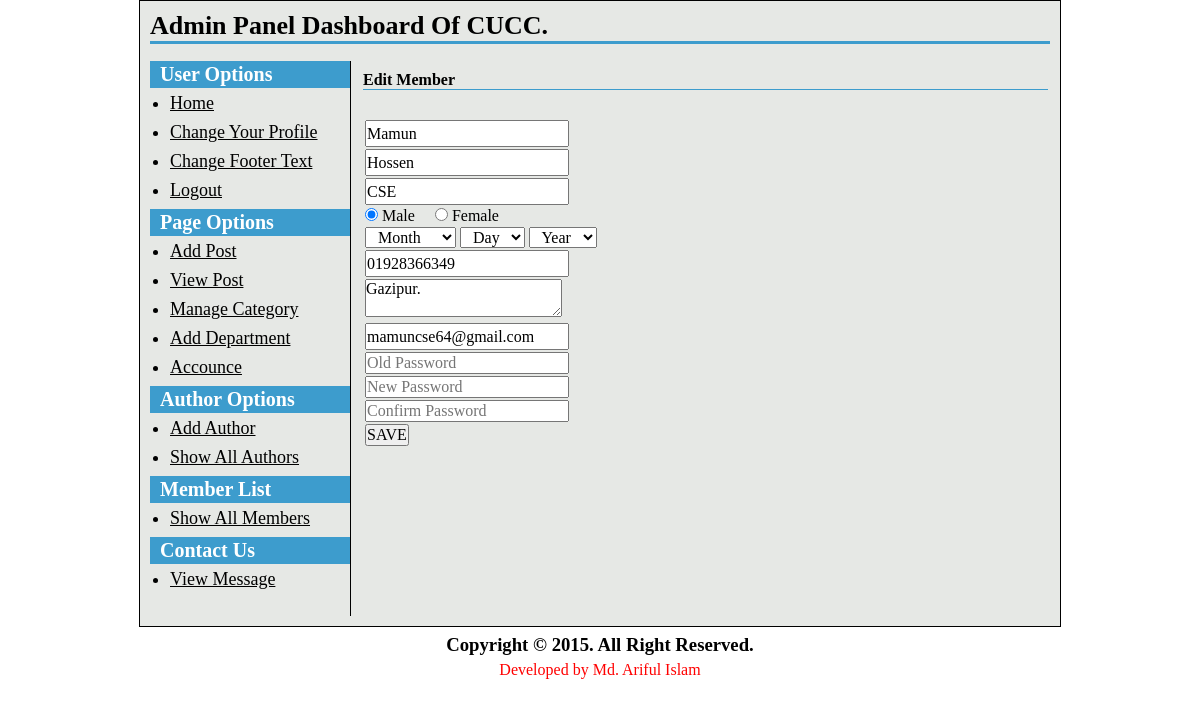
/admin/edit-member.php?member_id=4 (signed in), run on the app's committed database.
### tables this page shows
CREATE TABLE IF NOT EXISTS `member_list` (
  `member_id` int(11) NOT NULL,
  `member_pic` varchar(255) NOT NULL,
  `firstname` varchar(255) NOT NULL,
  `lastname` varchar(255) NOT NULL,
  `username` varchar(255) NOT NULL,
  `user_type` varchar(255) NOT NULL,
  `dept_id` varchar(255) NOT NULL,
  `dept_name` varchar(255) NOT NULL,
  `sex` varchar(255) NOT NULL,
  `contact_num` varchar(255) NOT NULL,
  `address` text NOT NULL,
  `birthday` varchar(255) NOT NULL,
  `email` varchar(255) NOT NULL,
  `password` varchar(255) NOT NULL,
  `regi_date` varchar(255) NOT NULL
);

### admin/edit-member.php (the view, shortened to what this page needs)
<?php
if(isset($_REQUEST['member_id'])) {
	$member_id = $_REQUEST['member_id'];
}
?>
<?php
include('config.php');
?>
<?php include('header.php');?>
	<h2>Edit Member</h2>
		<p>&nbsp;</p>
		<?php
					$statement = $db->prepare("SELECT * FROM member_list WHERE member_id=? ORDER By member_id");
					$statement->execute(array($member_id));
					$result = $statement->fetchAll(PDO::FETCH_ASSOC);
				foreach($result as $row)
				{
					$firstname = $row['firstname'];
					$lastname = $row['lastname'];
					$dept_name = $row['dept_name'];
					$sex = $row['sex'];
					$contact_number = $row['contact_num'];
					$address = $row['address'];
					$email = $row['email'];
				}
				?>
	<form action="" method="post">
		<table class="tbl1">
		<tr>
			<td><input class="short" type="text" name="firstname" value="<?php echo $firstname;?>" placeholder="First Name"></td>
		</tr>
		<tr>
			<td><input class="short" type="text" name="lastname" value="<?php echo $lastname;?>" placeholder="Last Name"></td>
		</tr>
		<tr>
			<td><input class="short" type="text" name="dept_name" value="<?php echo $dept_name;?>" placeholder="Department"></td>
		</tr>
		<tr>
			<td><input type="radio" name="sex" value="male<?php echo $sex;?>" checked=""> Male &nbsp; &nbsp; <input type="radio" name="sex" value="<?php echo $sex;?>" > Female</td>
		</tr>
		<tr >
				<td>
						<select name="birth_month" id="birth_month">
						<option value=""> &nbsp; Month &nbsp;</option>
						</select>
						<select name="birth_day" id="birth_day">
						<option value="">&nbsp; Day &nbsp; </option>
						</select>
						<select name="birth_year" id="birth_year">
						<option value=""> &nbsp; Year &nbsp; </option>
						</select>
				</td>
		</tr>
		<tr>
			<td><input  class="short" type="text" name="contact_num" value="<?php echo $contact_number;?>" placeholder="Contact Number"></td>
		</tr>
		<tr class="address">
			<td><textarea class="short" name="address" value="" placeholder="Address"><?php echo $address;?></textarea></td>
		</tr>
		<tr>
			<td><input  class="short" type="text" name="email1" value="<?php echo $email;?>"  placeholder="Email"></td>
		</tr>
		<tr>
			<td><input class="short" type="password" name="old"  placeholder="Old Password"></td>
		</tr>
		<tr>
			<td><input class="short" type="password" name="new1" placeholder="New Password"></td>
		</tr>
		<tr>
			<td><input class="short" type="password" name="new2" placeholder="Confirm Password"></td>
		</tr>
		<tr>
			<td><input type="submit" value="SAVE" name="update_member"></td>
		</tr>
		</table>
	</form>
<?php include("footer.php"); ?>

### style-admin.css (style rules this page uses)
* { padding: 0; margin: 0; }
body, input, textarea, select { font-family: 'Times New Roman', arial; font-size: 16px; }
input[type='submit'] { cursor: pointer; }
input.short[type='text'], input.short[type='password'] { width: 200px; }
table.tbl1 { margin-top: 10px; }
table.tbl1 tr td input[type='text'] { height: 23px; line-height: 23px; }
#content h2 { font-size: 16px; color: #000; border-bottom: 1px solid #3d9ccd; margin-top: 10px; }

### data on the page
member_list: firstname "Mamun", lastname "Hossen", dept_name "CSE", contact_num "01928366349", address "Gazipur.", email1 "mamuncse64@gmail.com"
